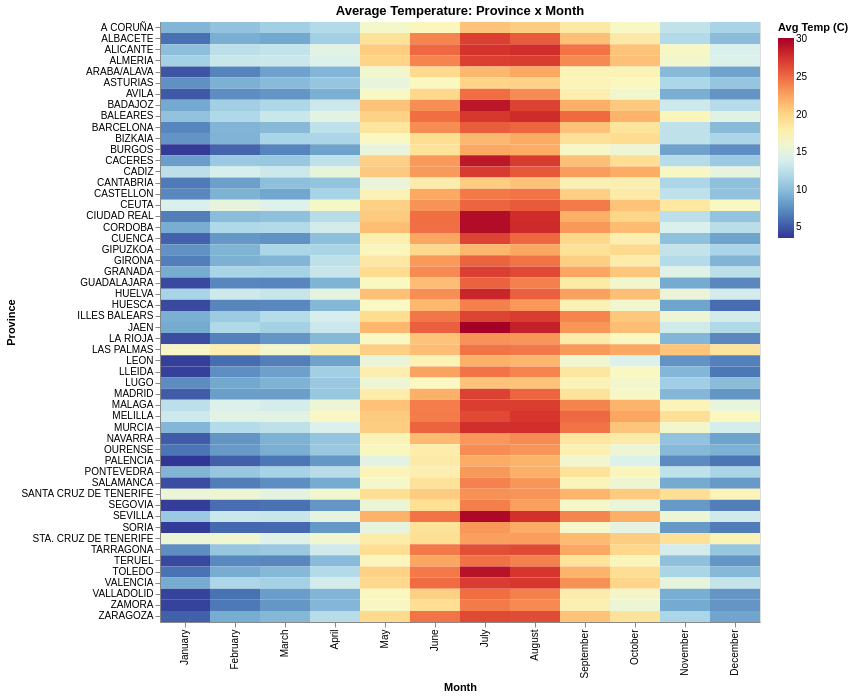

Notebook cell for this chart:
### Markdown cell above
### 1.1. Mapa de calor — Temperatura media: provincia × mes

**Tipo:** Mapa de calor (heatmap)
**Datos:** Temperatura promedio por provincia y mes

### Code cell
heatmap_data = (df_pd
    .groupby(["provincia", "mes"])["temperatura_media"]
    .mean()
    .reset_index()
    .rename(columns={"temperatura_media": "temp_mean"})
)

alt.Chart(heatmap_data).mark_rect().encode(
    x=alt.X("mes:N", title="Month", sort=list(month_order)),
    y=alt.Y("provincia:N", title="Province"),
    color=alt.Color("temp_mean:Q", title="Avg Temp (C)",
                    scale=alt.Scale(scheme="redyellowblue", reverse=True)),
    tooltip=["provincia", "mes", alt.Tooltip("temp_mean", format=".1f")]
).properties(
    title="Average Temperature: Province x Month",
    width=600,
    height=600
).interactive().show()

### Figure 1 — Vega specification as saved in the notebook (floating-point values rounded to 4 significant figures; data arrays with more than 128 entries replaced by an {"elided": "..."} marker saying what was removed)
{"$schema": "https://vega.github.io/schema/vega/v6.json", "data": [{"name": "param_1e9efca18e7a2868_store"}, {"name": "source_0"}, {"name": "data_0", "values": {"elided": "648 records"}}, {"name": "source_0_x_domain_mes", "values": [{"mes": "April", "sort_field": 3.0}, {"mes": "August", "sort_field": 7.0}, {"mes": "December", "sort_field": 11.0}, {"mes": "February", "sort_field": 1.0}, {"mes": "January", "sort_field": 0.0}, {"mes": "July", "sort_field": 6.0}, {"mes": "June", "sort_field": 5.0}, {"mes": "March", "sort_field": 2.0}, {"mes": "May", "sort_field": 4.0}, {"mes": "November", "sort_field": 10.0}, {"mes": "October", "sort_field": 9.0}, {"mes": "September", "sort_field": 8.0}]}, {"name": "data_0_y_domain_provincia", "values": [{"provincia": "A CORUÑA"}, {"provincia": "ALBACETE"}, {"provincia": "ALICANTE"}, {"provincia": "ALMERIA"}, {"provincia": "ARABA/ALAVA"}, {"provincia": "ASTURIAS"}, {"provincia": "AVILA"}, {"provincia": "BADAJOZ"}, {"provincia": "BALEARES"}, {"provincia": "BARCELONA"}, {"provincia": "BIZKAIA"}, {"provincia": "BURGOS"}, {"provincia": "CACERES"}, {"provincia": "CADIZ"}, {"provincia": "CANTABRIA"}, {"provincia": "CASTELLON"}, {"provincia": "CEUTA"}, {"provincia": "CIUDAD REAL"}, {"provincia": "CORDOBA"}, {"provincia": "CUENCA"}, {"provincia": "GIPUZKOA"}, {"provincia": "GIRONA"}, {"provincia": "GRANADA"}, {"provincia": "GUADALAJARA"}, {"provincia": "HUELVA"}, {"provincia": "HUESCA"}, {"provincia": "ILLES BALEARS"}, {"provincia": "JAEN"}, {"provincia": "LA RIOJA"}, {"provincia": "LAS PALMAS"}, {"provincia": "LEON"}, {"provincia": "LLEIDA"}, {"provincia": "LUGO"}, {"provincia": "MADRID"}, {"provincia": "MALAGA"}, {"provincia": "MELILLA"}, {"provincia": "MURCIA"}, {"provincia": "NAVARRA"}, {"provincia": "OURENSE"}, {"provincia": "PALENCIA"}, {"provincia": "PONTEVEDRA"}, {"provincia": "SALAMANCA"}, {"provincia": "SANTA CRUZ DE TENERIFE"}, {"provincia": "SEGOVIA"}, {"provincia": "SEVILLA"}, {"provincia": "SORIA"}, {"provincia": "STA. CRUZ DE TENERIFE"}, {"provincia": "TARRAGONA"}, {"provincia": "TERUEL"}, {"provincia": "TOLEDO"}, {"provincia": "VALENCIA"}, {"provincia": "VALLADOLID"}, {"provincia": "ZAMORA"}, {"provincia": "ZARAGOZA"}]}, {"name": "data_0_color_domain_temp_mean", "values": [{"min": 3.591, "max": 30.17}]}], "signals": [{"name": "unit", "value": {}, "on": [{"events": "pointermove", "update": "isTuple(group()) ? group() : unit"}]}, {"name": "param_1e9efca18e7a2868", "update": "vlSelectionResolve(\"param_1e9efca18e7a2868_store\", \"union\")"}, {"name": "param_1e9efca18e7a2868_mes", "on": [{"events": [{"source": "view", "type": "dblclick"}], "update": "null"}, {"events": {"signal": "param_1e9efca18e7a2868_translate_delta"}, "update": "panLinear(param_1e9efca18e7a2868_translate_anchor.extent_x, -param_1e9efca18e7a2868_translate_delta.x / width)"}, {"events": {"signal": "param_1e9efca18e7a2868_zoom_delta"}, "update": "zoomLinear(domain(\"x\"), param_1e9efca18e7a2868_zoom_anchor.x, param_1e9efca18e7a2868_zoom_delta)"}]}, {"name": "param_1e9efca18e7a2868_provincia", "on": [{"events": [{"source": "view", "type": "dblclick"}], "update": "null"}, {"events": {"signal": "param_1e9efca18e7a2868_translate_delta"}, "update": "panLinear(param_1e9efca18e7a2868_translate_anchor.extent_y, param_1e9efca18e7a2868_translate_delta.y / height)"}, {"events": {"signal": "param_1e9efca18e7a2868_zoom_delta"}, "update": "zoomLinear(domain(\"y\"), param_1e9efca18e7a2868_zoom_anchor.y, param_1e9efca18e7a2868_zoom_delta)"}]}, {"name": "param_1e9efca18e7a2868_tuple", "on": [{"events": [{"signal": "param_1e9efca18e7a2868_mes || param_1e9efca18e7a2868_provincia"}], "update": "param_1e9efca18e7a2868_mes && param_1e9efca18e7a2868_provincia ? {unit: \"\", fields: param_1e9efca18e7a2868_tuple_fields, values: [param_1e9efca18e7a2868_mes,param_1e9efca18e7a2868_provincia]} : null"}]}, {"name": "param_1e9efca18e7a2868_tuple_fields", "value": [{"field": "mes", "channel": "x", "type": "E"}, {"field": "provincia", "channel": "y", "type": "E"}]}, {"name": "param_1e9efca18e7a2868_translate_anchor", "value": {}, "on": [{"events": [{"source": "scope", "type": "pointerdown"}], "update": "{x: x(unit), y: y(unit), extent_x: domain(\"x\"), extent_y: domain(\"y\")}"}]}, {"name": "param_1e9efca18e7a2868_translate_delta", "value": {}, "on": [{"events": [{"source": "window", "between": [{"source": "scope", "type": "pointerdown"}, {"source": "window", "type": "pointerup"}], "type": "pointermove", "consume": true}], "update": "{x: param_1e9efca18e7a2868_translate_anchor.x - x(unit), y: param_1e9efca18e7a2868_translate_anchor.y - y(unit)}"}]}, {"name": "param_1e9efca18e7a2868_zoom_anchor", "on": [{"events": [{"source": "scope", "consume": true, "type": "wheel"}], "update": "{x: invert(\"x\", x(unit)), y: invert(\"y\", y(unit))}"}]}, {"name": "param_1e9efca18e7a2868_zoom_delta", "on": [{"events": [{"source": "scope", "type": "wheel", "consume": true}], "update": "pow(1.001, event.deltaY * pow(16, event.deltaMode))", "force": true}]}, {"name": "param_1e9efca18e7a2868_modify", "on": [{"events": {"signal": "param_1e9efca18e7a2868_tuple"}, "update": "modify(\"param_1e9efca18e7a2868_store\", param_1e9efca18e7a2868_tuple, true)"}]}], "marks": [{"type": "rect", "name": "marks", "from": {"data": "data_0"}, "encode": {"update": {"x": {"field": "mes", "scale": "x"}, "y": {"field": "provincia", "scale": "y"}, "tooltip": {"signal": "{\"provincia\": isValid(datum[\"provincia\"]) ? isArray(datum[\"provincia\"]) ? join(datum[\"provincia\"], '\\n') : datum[\"provincia\"] : \"\"+datum[\"provincia\"], \"mes\": isValid(datum[\"mes\"]) ? isArray(datum[\"mes\"]) ? join(datum[\"mes\"], '\\n') : datum[\"mes\"] : \"\"+datum[\"mes\"], \"temp_mean\": format(datum[\"temp_mean\"], \".1f\")}"}, "height": {"signal": "max(0.25, bandwidth('y'))"}, "fill": {"field": "temp_mean", "scale": "color"}, "width": {"signal": "max(0.25, bandwidth('x'))"}}}, "interactive": true, "style": ["rect"]}], "scales": [{"name": "x", "type": "band", "domain": {"data": "source_0_x_domain_mes", "field": "mes", "sort": {"op": "max", "field": "sort_field"}}, "range": [0, {"signal": "width"}], "paddingInner": 0, "paddingOuter": 0}, {"name": "y", "type": "band", "domain": {"data": "data_0_y_domain_provincia", "field": "provincia", "sort": true}, "range": [0, {"signal": "height"}], "paddingInner": 0, "paddingOuter": 0}, {"name": "color", "type": "linear", "domain": [{"signal": "(data(\"data_0_color_domain_temp_mean\")[0] || {}).min"}, {"signal": "(data(\"data_0_color_domain_temp_mean\")[0] || {}).max"}], "range": {"scheme": "redyellowblue"}, "zero": false, "interpolate": "hcl", "reverse": true}], "axes": [{"scale": "x", "grid": false, "labelBaseline": "middle", "zindex": 1, "orient": "bottom", "labelAlign": "right", "title": "Month", "labelAngle": 270}, {"scale": "y", "grid": false, "orient": "left", "zindex": 1, "title": "Province"}], "title": {"text": "Average Temperature: Province x Month", "frame": "group"}, "style": "cell", "legends": [{"title": "Avg Temp (C)", "fill": "color", "gradientLength": {"signal": "clamp(height, 64, 200)"}}], "padding": 5, "background": "white", "height": 600, "width": 600}
